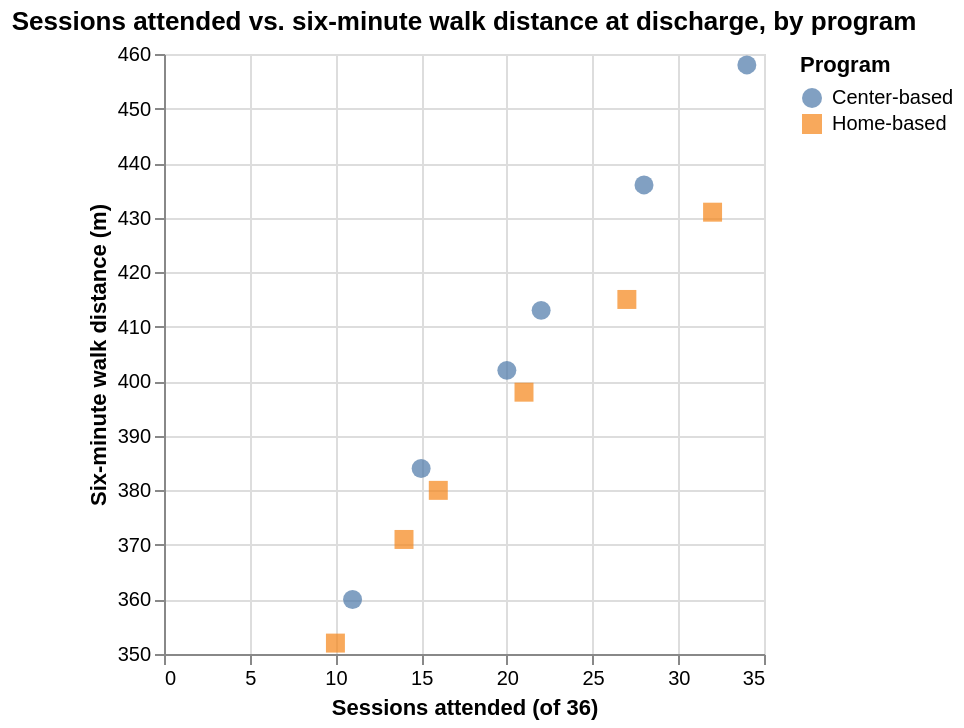

The cell this chart's notebook holds for it:
### Markdown cell above
## Task 1: Explore the rehab patients with Altair

### 1.1 Load the patients and build the scatter plot

> **Checkpoint: `output/exploratory_spec.json`**
> A Vega-Lite specification with a `point` mark, `x`, `y`, `color`, and `shape` encodings, and the twelve patients embedded.

### Code cell
patients = pd.read_csv(PATIENTS_PATH)
print("shape:", patients.shape)
display(patients.dtypes)

exploratory_chart = (
    alt.Chart(patients)
    .mark_point(filled=True, size=90)
    .encode(
        x=alt.X("sessions_attended:Q", title="Sessions attended (of 36)"),
        y=alt.Y("walk_distance_m:Q", title="Six-minute walk distance (m)",
                scale=alt.Scale(zero=False)),
        color=alt.Color("program:N", title="Program"),
        shape=alt.Shape("program:N", title="Program"),
        tooltip=["patient_id:N", "program:N", "sessions_attended:Q", "walk_distance_m:Q"],
    )
    .properties(title="Sessions attended vs. six-minute walk distance at discharge, by program")
)

exploratory_chart.save(EXPLORATORY_SPEC_PATH)

exploratory_chart

### Figure 1 — Vega-Lite specification as saved in the notebook (floating-point values rounded to 4 significant figures)
{"config": {"view": {"continuousWidth": 300, "continuousHeight": 300}}, "data": {"name": "data-c8aa350521c33b7072b39293a7897d72"}, "mark": {"type": "point", "filled": true, "size": 90}, "encoding": {"color": {"field": "program", "title": "Program", "type": "nominal"}, "shape": {"field": "program", "title": "Program", "type": "nominal"}, "tooltip": [{"field": "patient_id", "type": "nominal"}, {"field": "program", "type": "nominal"}, {"field": "sessions_attended", "type": "quantitative"}, {"field": "walk_distance_m", "type": "quantitative"}], "x": {"field": "sessions_attended", "title": "Sessions attended (of 36)", "type": "quantitative"}, "y": {"field": "walk_distance_m", "scale": {"zero": false}, "title": "Six-minute walk distance (m)", "type": "quantitative"}}, "title": "Sessions attended vs. six-minute walk distance at discharge, by program", "$schema": "https://vega.github.io/schema/vega-lite/v5.20.1.json", "datasets": {"data-c8aa350521c33b7072b39293a7897d72": [{"patient_id": "R01", "program": "Home-based", "sessions_attended": 14, "walk_distance_m": 371}, {"patient_id": "R02", "program": "Center-based", "sessions_attended": 20, "walk_distance_m": 402}, {"patient_id": "R03", "program": "Home-based", "sessions_attended": 32, "walk_distance_m": 431}, {"patient_id": "R04", "program": "Center-based", "sessions_attended": 11, "walk_distance_m": 360}, {"patient_id": "R05", "program": "Center-based", "sessions_attended": 28, "walk_distance_m": 436}, {"patient_id": "R06", "program": "Home-based", "sessions_attended": 10, "walk_distance_m": 352}, {"patient_id": "R07", "program": "Home-based", "sessions_attended": 21, "walk_distance_m": 398}, {"patient_id": "R08", "program": "Center-based", "sessions_attended": 34, "walk_distance_m": 458}, {"patient_id": "R09", "program": "Home-based", "sessions_attended": 16, "walk_distance_m": 380}, {"patient_id": "R10", "program": "Center-based", "sessions_attended": 15, "walk_distance_m": 384}, {"patient_id": "R11", "program": "Home-based", "sessions_attended": 27, "walk_distance_m": 415}, {"patient_id": "R12", "program": "Center-based", "sessions_attended": 22, "walk_distance_m": 413}]}}
